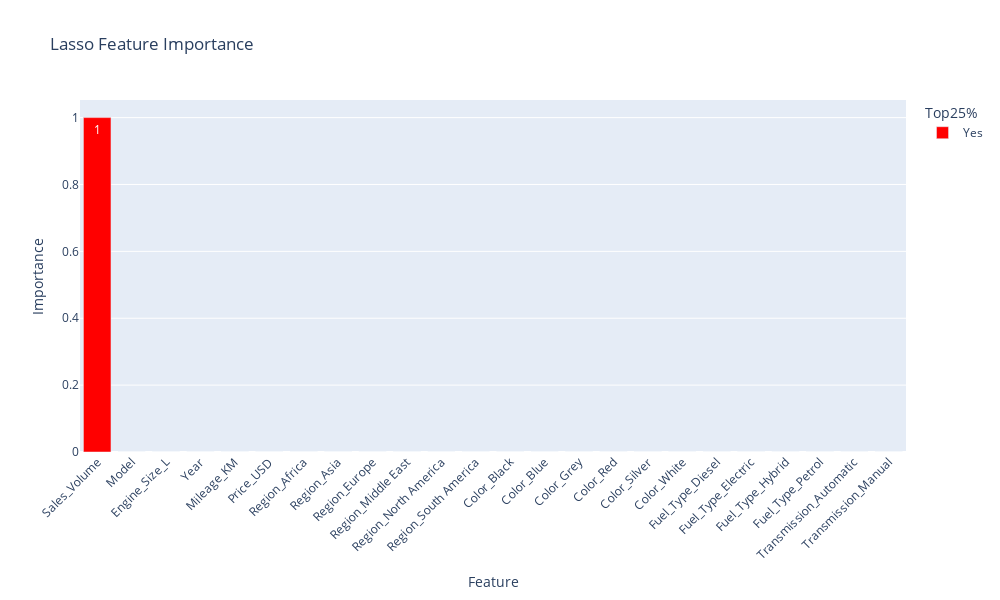

The code cell stored with this chart in its notebook:
### Code cell
fig = px.bar(
    feat_df,
    x='Feature',
    y='Importance',
    color='Top25%',
    color_discrete_map={'Yes': 'red', 'No': 'blue'},
    text='Importance',
    title='Lasso Feature Importance'
)

fig.update_layout(
    xaxis_tickangle=-45,
    width=1000,
    height=600
)

fig.show()

### Figure 1 — Plotly figure (JSON) as saved in the notebook; plotly's stock layout.template omitted (floating-point values rounded to 4 significant figures)
{"data": [{"hovertemplate": "Top25%=Yes<br>Feature=%{x}<br>Importance=%{text}<extra></extra>", "legendgroup": "Yes", "marker": {"color": "red", "pattern": {"shape": ""}}, "name": "Yes", "orientation": "v", "showlegend": true, "text": [1.0, 0.0, 0.0, 0.0, 0.0, 0.0, 0.0, 0.0, 0.0, 0.0, 0.0, 0.0, 0.0, 0.0, 0.0, 0.0, 0.0, 0.0, 0.0, 0.0, 0.0, 0.0, 0.0, 0.0], "textposition": "auto", "type": "bar", "x": ["Sales_Volume", "Model", "Engine_Size_L", "Year", "Mileage_KM", "Price_USD", "Region_Africa", "Region_Asia", "Region_Europe", "Region_Middle East", "Region_North America", "Region_South America", "Color_Black", "Color_Blue", "Color_Grey", "Color_Red", "Color_Silver", "Color_White", "Fuel_Type_Diesel", "Fuel_Type_Electric", "Fuel_Type_Hybrid", "Fuel_Type_Petrol", "Transmission_Automatic", "Transmission_Manual"], "xaxis": "x", "y": [1.0, 0.0, 0.0, 0.0, 0.0, 0.0, 0.0, 0.0, 0.0, 0.0, 0.0, 0.0, 0.0, 0.0, 0.0, 0.0, 0.0, 0.0, 0.0, 0.0, 0.0, 0.0, 0.0, 0.0], "yaxis": "y"}], "layout": {"barmode": "relative", "height": 600, "legend": {"title": {"text": "Top25%"}, "tracegroupgap": 0}, "title": {"text": "Lasso Feature Importance"}, "width": 1000, "xaxis": {"anchor": "y", "domain": [0, 1], "tickangle": -45, "title": {"text": "Feature"}}, "yaxis": {"anchor": "x", "domain": [0, 1], "title": {"text": "Importance"}}}}
